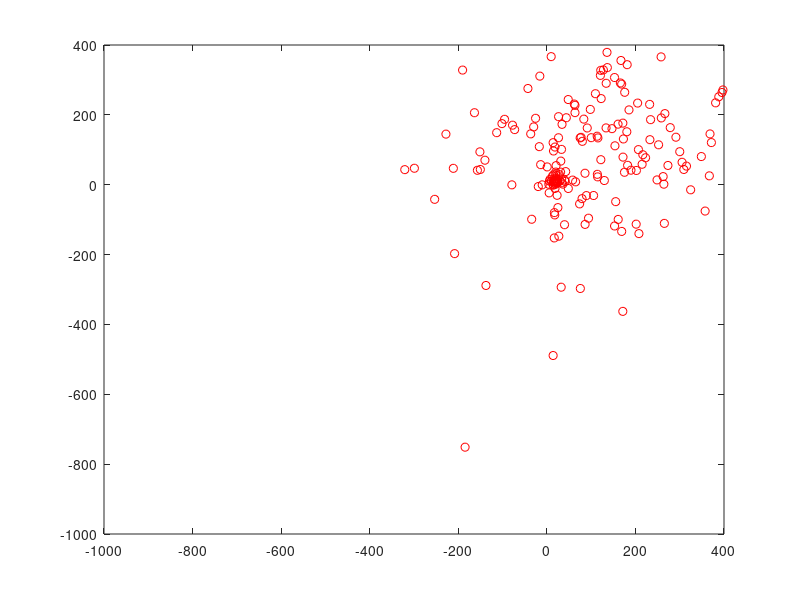

Recreate this plot in MATLAB.

clear
clc
iter = 40;
inertia = 1.0;
c = 2.0;
suruler = 400;

suru=zeros(400,7);
step = 1;

for i = 1 : 400
suru(step, 1:7) = i;
step = step + 1;
end

suru(:, 7) = 1000;       
suru(:, 5) = 0;         
suru(:, 6) = 0;          

for iter = 1 : iter
    
    for i = 1 : suruler
        suru(i, 1) = suru(i, 1) + suru(i, 5)/1.2  ;  
        suru(i, 2) = suru(i, 2) + suru(i, 6)/1.2 ;   
        u = suru(i, 1);
        v = suru(i, 2);
        
        value = (u - 20)^2 + (v - 10)^2;          
        
        if value < suru(i, 7)           
            suru(i, 3) = suru(i, 1);   
            suru(i, 4) = suru(i, 2);    
            suru(i, 7) = value;         
        end
    end
    
    [temp, gbest] = min(suru(:, 7));        
    
    
    for i = 1 : suruler
        suru(i, 5) = rand*inertia*suru(i, 5) + c*rand*(suru(i, 3)...
            - suru(i, 1)) + c*rand*(suru(gbest, 3) - suru(i, 1));  
        suru(i, 6) = rand*inertia*suru(i, 6) + c*rand*(suru(i, 4)...
            - suru(i, 2)) + c*rand*(suru(gbest, 4) - suru(i, 2));   
    end
    

    clf    
    plot(suru(:, 1), suru(:, 2), 'ro')   
    axis([-1000 400 -1000 400])
pause(.1)
end